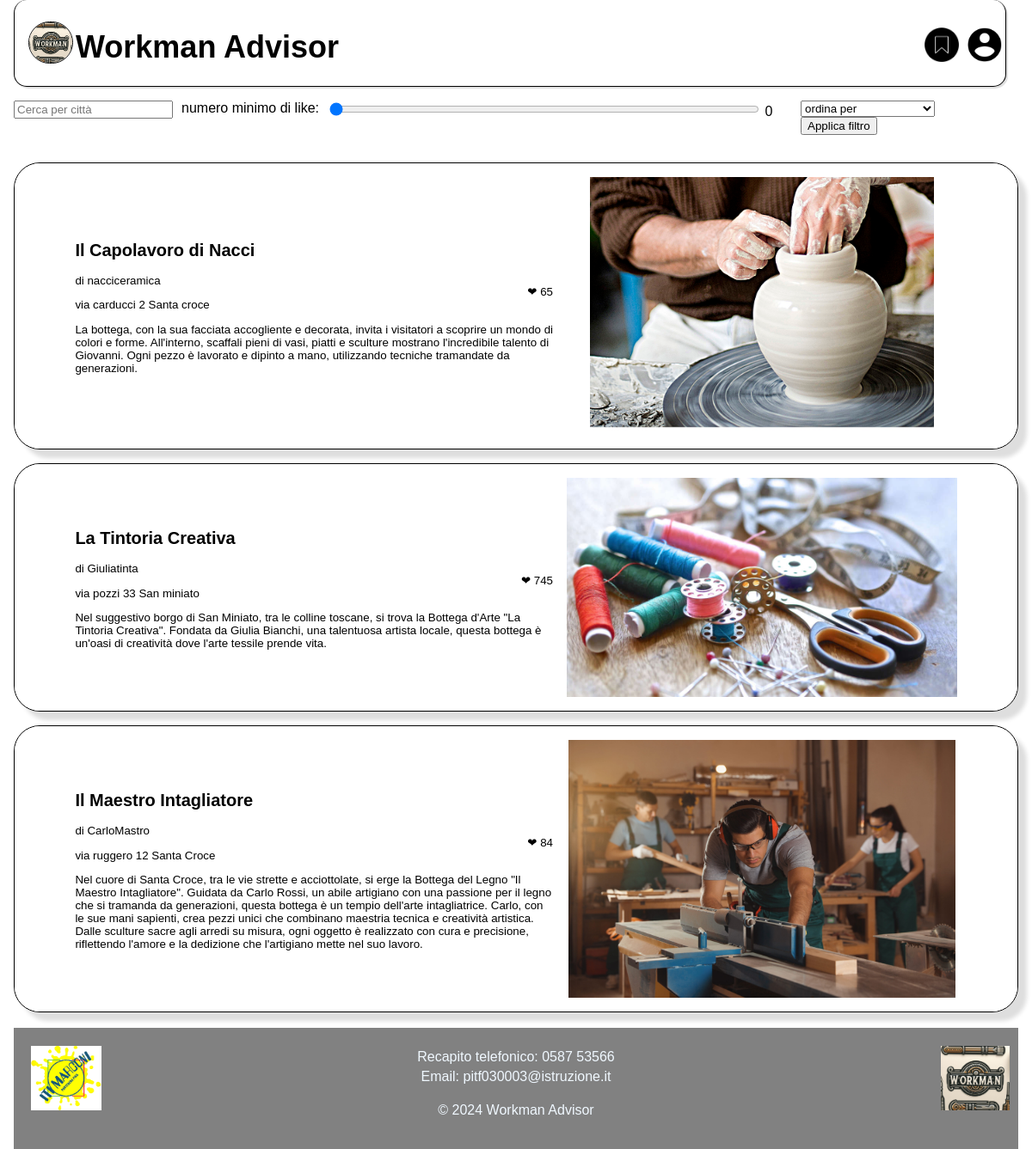
The app's page /home.php with its own data.
### tables this page shows
CREATE TABLE `bottega` (
  `ID_bottega` int(30) NOT NULL,
  `email` varchar(50) NOT NULL,
  `nome` varchar(50) NOT NULL,
  `indirizzo` varchar(50) NOT NULL,
  `città` varchar(60) NOT NULL,
  `descrizione` varchar(2000) NOT NULL,
  `num_like` int(11) NOT NULL,
  `lunedì` varchar(50) NOT NULL,
  `martedì` varchar(50) NOT NULL,
  `mercoledì` varchar(50) NOT NULL,
  `giovedì` varchar(50) NOT NULL,
  `venerdì` varchar(50) NOT NULL,
  `sabato` varchar(50) NOT NULL,
  `domenica` varchar(50) NOT NULL
);

CREATE TABLE `account` (
  `username` varchar(30) NOT NULL,
  `email` varchar(50) NOT NULL,
  `password` varchar(40) NOT NULL,
  `immagine` longblob DEFAULT NULL,
  `artigiano` tinyint(1) NOT NULL
);

### home.php (the view, shortened to what this page needs)
<html>
<head>
    <link rel="stylesheet" href="stili/stile_home.css">
</head>
<body>
    <div class="page-container">
        <header>
            <div class="header-content">
                <a href="home.php" class="logo-link">
                    <img src="img/logo.jpeg" alt="Logo" class="logo">
                </a>
                <div class="h1"><h1> Workman Advisor </h1></div>
            </div>
            <a href="account.php" class="account-link">
                <img src="img/account.png" alt="Icona Account" style="width: 40px;">
            </a>
            <a href="salvati.php" class="salvati-link">
                <img src="img/salvati.png" alt="Icona Salvati" style="width: 40px;">
            </a>
        </header>
        <form action="home.php" method="post" class="filtro">
            <div style="float: left; margin-right: 10px;">
                <input type="text" id="città" name="città" value="" placeholder="Cerca per città">
            </div>
            <div style="float: left; margin-right: 10px;">
                <p style="margin:0">numero minimo di like:</p>
            </div>
            <div style="float: left; width: 550px;">
                <input type="range" id="like" name="like" min="0" max="499" value="0" oninput="updateDisplay(this)" style="width:500px">
                <label id="rangeValue"></label>
            </div>
            <div style="float: left; margin-right: 10px;">
                <select name="ordine" id="ordine"  value="">
                    <option value="" style="color:#b0b0b0">ordina per</option>
                </select>
            </div>
            <input type="submit" value="Applica filtro">
        </form>
        <?php
        $conn = mysqli_connect("localhost", "root", "", "progettogpo");
        if(!empty($_POST['città']) && isset($_POST['città'])){
            $filtro_città=$_POST['città'];
        }else{
            $filtro_città='%';
        }
        if(isset($_POST['like'])){
            $filtro_like=$_POST['like'];
        }else{
            $filtro_like='0';
        }
        $order="";
        $sql = "SELECT bottega.ID_bottega, bottega.num_like, bottega.nome, bottega.indirizzo, bottega.città, bottega.descrizione, account.username, immagine.image
                FROM bottega
                INNER JOIN account ON account.email=bottega.email
                LEFT JOIN immagine ON bottega.ID_bottega=immagine.ID_bottega
                WHERE bottega.città LIKE '$filtro_città' AND bottega.num_like>$filtro_like
                GROUP BY bottega.ID_bottega
                $order;";
        $result = mysqli_query($conn, $sql);
        if ($result){
            if (mysqli_num_rows($result) > 0) {
                while($row = mysqli_fetch_assoc($result)) {
                    echo "<div class='container' >";
                        echo "<button class='wrapper' id='myButton_".$row["ID_bottega"]."' data-codice='".$row["ID_bottega"]."'>";
                            echo "<div class='informazioni'>";
                                echo "<h2>". $row["nome"] ."</h2>";
                                echo "<p style='float: right'>&#10084; ". $row["num_like"]."</p>";
                                echo "<p> di ". $row["username"] ."</p>";
                                echo "<p>". $row["indirizzo"] . " " .$row["città"] ."</p>";
                                echo "<p>". $row["descrizione"] ."</p>";
                            echo "</div>";
                            echo "<div class='immagine'>";
                                if(isset( $row["image"])){
                                    echo "<img src='immagini/". $row["image"] ."'>";
                                }else
                                {
                                    echo "<img src='immagini/nonpresente.jpg'>";
                                }
                            echo "</div>";
                        echo "</button>";
                    echo "</div>";
                }
            } else {
                echo "<div><p>Nessuna bottega trovato</p></div>";
            }
        }else{
            echo "errore";
        }
        ?>
        <br>
        <footer>
            <div class="containerf">
                <div class="logo-left">
                    <img src="./img/LogoITI.png" alt="Logo" width="auto" height="150%">
                </div>
                <div class="contact-info">
                    <p>Recapito telefonico: 0587 53566</p>
                    <p>Email: pitf030003@istruzione.it</p>
                </div>
                <div class="logo-right">
                    <img src="./img/logo.jpeg" alt="Logo" width="auto" height="150%">
                </div>
            </div>
            <p>&copy; 2024 Workman Advisor</p>
        </footer>
    </div>
</body>
</html>

### stili/stile_home.css (style rules this page uses)
body { display: flex; flex-direction: column; align-items: center; padding: 0 1rem; margin: 0; font-family: 'Verdana', sans-serif; }
.page-container { display: flex; flex-direction: column; min-height: 100vh; width: 100%; }
.container { border-radius: 30px; border: 1px solid black; margin-top: 1rem; box-shadow: 10px 10px 5px #dedede; }
.wrapper { padding: 1rem; border-radius: 30px; display: flex; flex-wrap: wrap; align-items: center; justify-content: center; background-color: white; border: transparent; text-align: left; margin: 0; }
.informazioni { flex-basis: 49%; margin-right: 1rem; }
.immagine { flex-basis: 40%; text-align: center; }
.immagine img { max-width: 100%; max-height: 300px; }
.account-link { position: absolute; top: 32px; right: 35px; width: auto; height: 36px; }
.salvati-link { position: absolute; top: 32px; right: 85px; width: auto; height: 36px; }
header { height: 100px; width: calc(100% - 2rem); background-color: #ffffff; border: 1px solid black; border-top: transparent; border-radius: 15px; box-shadow: 2px 2px 1px #dedede; padding-left: 1rem; margin-bottom: 1rem; }
.h1 { font-size: 18px; padding-top: 10px; }
.logo-link { float: left; margin-top: 25px; width: auto; height: auto; margin-right: 3px; }
.logo { width: 50px; height: auto; border-radius: 25px; border: 1px solid black; }
footer { background-color: #818181; padding: 20px 0; text-align: center; position: relative; color: aliceblue; }
.containerf { display: flex; justify-content: space-between; align-items: center; max-width: 1200px; margin: 0 auto; padding: 0 20px; }
.logo-left, .logo-right { flex: 0 0 auto; width: 70px; height: 50px; margin: 0; text-align: center; }
.contact-info { flex: 1 1 auto; text-align: center; }
.contact-info p { margin: 5px 0; }

### records on screen
bottega: nome "Il Capolavoro di Nacci", num_like "65", email.username "nacciceramica", indirizzo "via carducci 2", città "Santa croce", descrizione "La bottega, con la sua facciata accogliente e decorata, invita i visitatori a scoprire un mondo di colori e forme. All'interno, scaffali pieni di vasi, piatti e sculture mostrano l'incredibile talento di Giovanni. Ogni pezzo è lavorato e dipinto a mano, utilizzando tecniche tramandate da generazioni.", shows a picture
bottega: nome "La Tintoria Creativa", num_like "745", email.username "Giuliatinta", indirizzo "via pozzi 33", città "San miniato", descrizione "Nel suggestivo borgo di San Miniato, tra le colline toscane, si trova la Bottega d'Arte \"La Tintoria Creativa\". Fondata da Giulia Bianchi, una talentuosa artista locale, questa bottega è un'oasi di creatività dove l'arte tessile prende vita.", shows a picture
bottega: nome "Il Maestro Intagliatore", num_like "84", email.username "CarloMastro", indirizzo "via ruggero 12", città "Santa Croce", descrizione "Nel cuore di Santa Croce, tra le vie strette e acciottolate, si erge la Bottega del Legno \"Il Maestro Intagliatore\". Guidata da Carlo Rossi, un abile artigiano con una passione per il legno che si tramanda da generazioni, questa bottega è un tempio dell'arte intagliatrice. Carlo, con le sue mani sapienti, crea pezzi unici che combinano maestria tecnica e creatività artistica. Dalle sculture sacre agli arredi su misura, ogni oggetto è realizzato con cura e precisione, riflettendo l'amore e la dedizione che l'artigiano mette nel suo lavoro.", shows a picture
